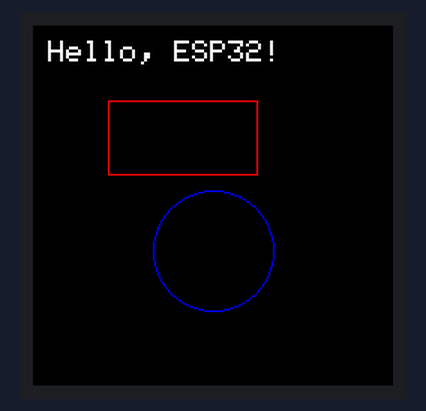
A program run on a simulated ESP32-C3. Parts: 240×240 colour display.

Above: at 0.3 s.

The program:

main.cpp
```cpp
#include <SPI.h>
#include <Adafruit_GFX.h>
#include <Adafruit_ST7789.h>

// Definisi pin
// SPI: SCK (SCL) -> GPIO 4, MOSI (SDA) -> GPIO 7
// Pins for the 240x240 display.
#define TFT_CS    -1  // Chip Select tidak digunakan atau di-hardwire ke GND
#define TFT_DC    3   // Data/Command
#define TFT_RST   8   // Reset

// Inisialisasi library dengan pin yang Anda gunakan
Adafruit_ST7789 tft = Adafruit_ST7789(&SPI, TFT_CS, TFT_DC, TFT_RST);

void setup(void) {
  Serial.begin(115200);

  // Inisialisasi display
  tft.init(240, 240); // Inisialisasi display 240x240
  tft.setRotation(2); // Atur orientasi layar

  tft.fillScreen(ST77XX_BLACK); // Kosongkan layar dengan warna hitam
  tft.setTextWrap(false);      // Matikan pembungkus teks
}

void loop() {
  tft.fillScreen(ST77XX_BLACK);

  // Tampilkan teks
  tft.setCursor(10, 10);
  tft.setTextColor(ST77XX_WHITE);
  tft.setTextSize(2);
  tft.println("Hello, ESP32!");

  // Tampilkan bentuk
  tft.drawRect(50, 50, 100, 50, ST77XX_RED);
  tft.drawCircle(120, 150, 40, ST77XX_BLUE);

  delay(2000); // Tahan selama 2 detik
}
```
